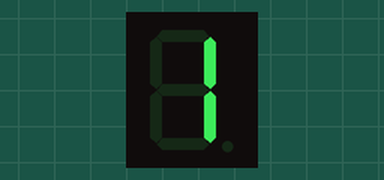
Recording of a sketch running on a simulated Arduino Uno, built with avr-gcc and run on an emulated ATmega328P. Shown: 1-digit seven-segment display. Wiring (inferred from the names in the program): 1-digit 7-segment display, segments lit when LOW: segments pin 2, pin 3, pin 4, pin 5, pin 6, pin 7, pin 8. The segment pins are drawn as the display they are named for.

Above: at 0.1 s.
At 1.1 s:
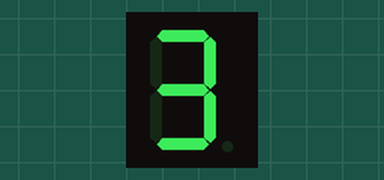
At 2.1 s:
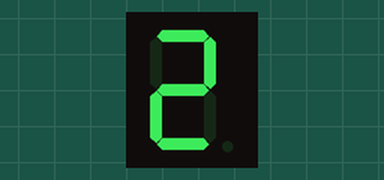
At 3.1 s:
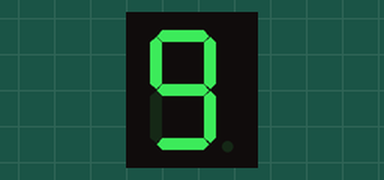
At 4.1 s:
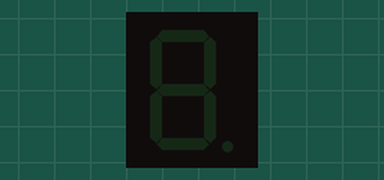

The sketch:

simulasiangka.ino
```cpp
// Definisi Pin Arduino ke Segment (Berdasarkan urutan kabel di gambar)
const int segmentA = 2;
const int segmentB = 3;
const int segmentC = 4;
const int segmentD = 5;
const int segmentE = 6;
const int segmentF = 7;
const int segmentG = 8;

// Jika menggunakan Common Anode (seperti di gambar, pin tengah ke 5V):
// Logika LOW = Nyala, HIGH = Mati
int nyala = LOW;
int mati = HIGH;

void setup() {
  // Set semua pin sebagai OUTPUT
  pinMode(segmentA, OUTPUT);
  pinMode(segmentB, OUTPUT);
  pinMode(segmentC, OUTPUT);
  pinMode(segmentD, OUTPUT);
  pinMode(segmentE, OUTPUT);
  pinMode(segmentF, OUTPUT);
  pinMode(segmentG, OUTPUT);
}

void tampilkanAngka(int a, int b, int c, int d, int e, int f, int g) {
  digitalWrite(segmentA, a);
  digitalWrite(segmentB, b);
  digitalWrite(segmentC, c);
  digitalWrite(segmentD, d);
  digitalWrite(segmentE, e);
  digitalWrite(segmentF, f);
  digitalWrite(segmentG, g);
}

void loop() {
  // Tampilkan angka 1
  tampilkanAngka(mati, nyala, nyala, mati, mati, mati, mati);
  delay(1000);

  // Tampilkan angka 3
  tampilkanAngka(nyala, nyala, nyala, nyala, mati, mati, nyala);
  delay(1000);

  // Tampilkan angka 2
  tampilkanAngka(nyala, nyala, mati, nyala, nyala, mati, nyala);
  delay(1000);

  // Tampilkan angka 9
  tampilkanAngka(nyala, nyala, nyala, nyala, mati, nyala, nyala);
  delay(1000);

  // Jeda sebentar sebelum mengulang (semua mati)
  tampilkanAngka(mati, mati, mati, mati, mati, mati, mati);
  delay(2000);
}
```

Measured:
- by itself, everything shown: repeats every 6.0 s, in 5 steps
- what the display in image 1 shows lasts 1.0 s, from 1.0 s to 2.0 s
- what the display in image 4 shows lasts 2.0 s, from 4.0 s to 6.0 s
